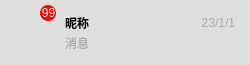
<?xml version="1.0" encoding="UTF-8"?>
<ui version="4.0">
 <class>ChatListItem</class>
 <widget class="QWidget" name="ChatListItem">
  <property name="geometry">
   <rect>
    <x>0</x>
    <y>0</y>
    <width>250</width>
    <height>65</height>
   </rect>
  </property>
  <property name="maximumSize">
   <size>
    <width>250</width>
    <height>65</height>
   </size>
  </property>
  <property name="windowTitle">
   <string>Form</string>
  </property>
  <property name="styleSheet">
   <string notr="true">QWidget#ChatListItem,
QWidget#widget
{
  background: #dfdfdf;
}
QWidget#widget_5
{
  background: red;
  border-radius: 8px;
}
QLabel#headLbl
{
}
QLabel#timeLbl,
QLabel#messLbl
{
  color: #aaa;
}
QLabel#countLbl
{
  color: #fff;
  padding-left: 1px;
}</string>
  </property>
  <layout class="QHBoxLayout" name="horizontalLayout_2">
   <property name="spacing">
    <number>0</number>
   </property>
   <property name="leftMargin">
    <number>0</number>
   </property>
   <property name="topMargin">
    <number>0</number>
   </property>
   <property name="rightMargin">
    <number>0</number>
   </property>
   <property name="bottomMargin">
    <number>0</number>
   </property>
   <item>
    <widget class="QWidget" name="widget" native="true">
     <property name="sizePolicy">
      <sizepolicy hsizetype="Expanding" vsizetype="Expanding">
       <horstretch>0</horstretch>
       <verstretch>0</verstretch>
      </sizepolicy>
     </property>
     <widget class="QLabel" name="headLbl">
      <property name="geometry">
       <rect>
        <x>13</x>
        <y>13</y>
        <width>40</width>
        <height>40</height>
       </rect>
      </property>
      <property name="maximumSize">
       <size>
        <width>40</width>
        <height>40</height>
       </size>
      </property>
      <property name="font">
       <font>
        <family>宋体</family>
       </font>
      </property>
      <property name="text">
       <string/>
      </property>
      <property name="scaledContents">
       <bool>true</bool>
      </property>
     </widget>
     <widget class="QWidget" name="widget_2" native="true">
      <property name="geometry">
       <rect>
        <x>65</x>
        <y>13</y>
        <width>170</width>
        <height>40</height>
       </rect>
      </property>
      <layout class="QGridLayout" name="gridLayout">
       <property name="leftMargin">
        <number>0</number>
       </property>
       <property name="topMargin">
        <number>0</number>
       </property>
       <property name="rightMargin">
        <number>0</number>
       </property>
       <property name="bottomMargin">
        <number>0</number>
       </property>
       <property name="spacing">
        <number>0</number>
       </property>
       <item row="0" column="0">
        <widget class="QWidget" name="widget_3" native="true">
         <layout class="QHBoxLayout" name="horizontalLayout">
          <property name="spacing">
           <number>0</number>
          </property>
          <property name="leftMargin">
           <number>0</number>
          </property>
          <property name="topMargin">
           <number>0</number>
          </property>
          <property name="rightMargin">
           <number>0</number>
          </property>
          <property name="bottomMargin">
           <number>0</number>
          </property>
          <item>
           <widget class="QLabel" name="nameLbl">
            <property name="minimumSize">
             <size>
              <width>130</width>
              <height>0</height>
             </size>
            </property>
            <property name="maximumSize">
             <size>
              <width>130</width>
              <height>16777215</height>
             </size>
            </property>
            <property name="font">
             <font>
              <weight>75</weight>
              <bold>true</bold>
             </font>
            </property>
            <property name="text">
             <string>昵称</string>
            </property>
           </widget>
          </item>
          <item>
           <widget class="QLabel" name="timeLbl">
            <property name="text">
             <string>23/1/1</string>
            </property>
            <property name="alignment">
             <set>Qt::AlignRight|Qt::AlignTrailing|Qt::AlignVCenter</set>
            </property>
           </widget>
          </item>
         </layout>
        </widget>
       </item>
       <item row="1" column="0">
        <widget class="QWidget" name="widget_4" native="true">
         <layout class="QHBoxLayout" name="horizontalLayout_3">
          <property name="spacing">
           <number>0</number>
          </property>
          <property name="leftMargin">
           <number>0</number>
          </property>
          <property name="topMargin">
           <number>0</number>
          </property>
          <property name="rightMargin">
           <number>0</number>
          </property>
          <property name="bottomMargin">
           <number>0</number>
          </property>
          <item>
           <widget class="QLabel" name="messLbl">
            <property name="minimumSize">
             <size>
              <width>135</width>
              <height>0</height>
             </size>
            </property>
            <property name="maximumSize">
             <size>
              <width>16777215</width>
              <height>135</height>
             </size>
            </property>
            <property name="text">
             <string>消息</string>
            </property>
           </widget>
          </item>
          <item>
           <widget class="QLabel" name="muteLbl">
            <property name="font">
             <font>
              <pointsize>8</pointsize>
             </font>
            </property>
            <property name="text">
             <string/>
            </property>
            <property name="pixmap">
             <pixmap resource="../res.qrc">:/images/mute.svg</pixmap>
            </property>
            <property name="alignment">
             <set>Qt::AlignRight|Qt::AlignTrailing|Qt::AlignVCenter</set>
            </property>
           </widget>
          </item>
         </layout>
        </widget>
       </item>
      </layout>
     </widget>
     <widget class="QWidget" name="widget_5" native="true">
      <property name="geometry">
       <rect>
        <x>40</x>
        <y>5</y>
        <width>16</width>
        <height>16</height>
       </rect>
      </property>
      <property name="maximumSize">
       <size>
        <width>16</width>
        <height>16</height>
       </size>
      </property>
      <layout class="QHBoxLayout" name="horizontalLayout_4">
       <property name="spacing">
        <number>0</number>
       </property>
       <property name="leftMargin">
        <number>0</number>
       </property>
       <property name="topMargin">
        <number>0</number>
       </property>
       <property name="rightMargin">
        <number>0</number>
       </property>
       <property name="bottomMargin">
        <number>0</number>
       </property>
       <item>
        <widget class="QLabel" name="countLbl">
         <property name="text">
          <string>99</string>
         </property>
         <property name="alignment">
          <set>Qt::AlignCenter</set>
         </property>
         <property name="wordWrap">
          <bool>true</bool>
         </property>
         <property name="margin">
          <number>0</number>
         </property>
         <property name="indent">
          <number>0</number>
         </property>
        </widget>
       </item>
      </layout>
     </widget>
    </widget>
   </item>
  </layout>
 </widget>
 <resources>
  <include location="res.qrc"/>
  <include location="../res.qrc"/>
 </resources>
 <connections/>
</ui>
